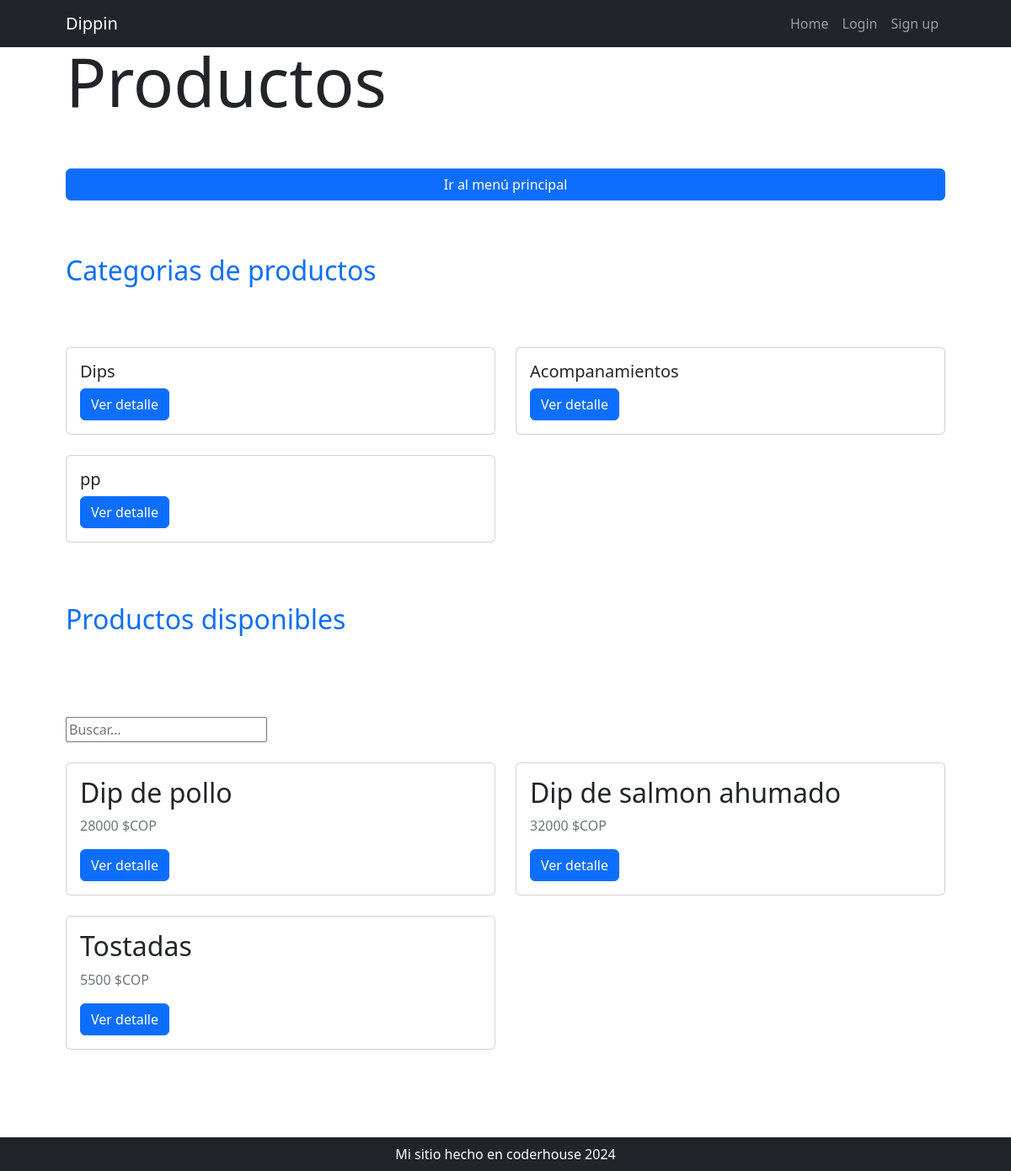
Page /producto/home/ on the earlier database version.
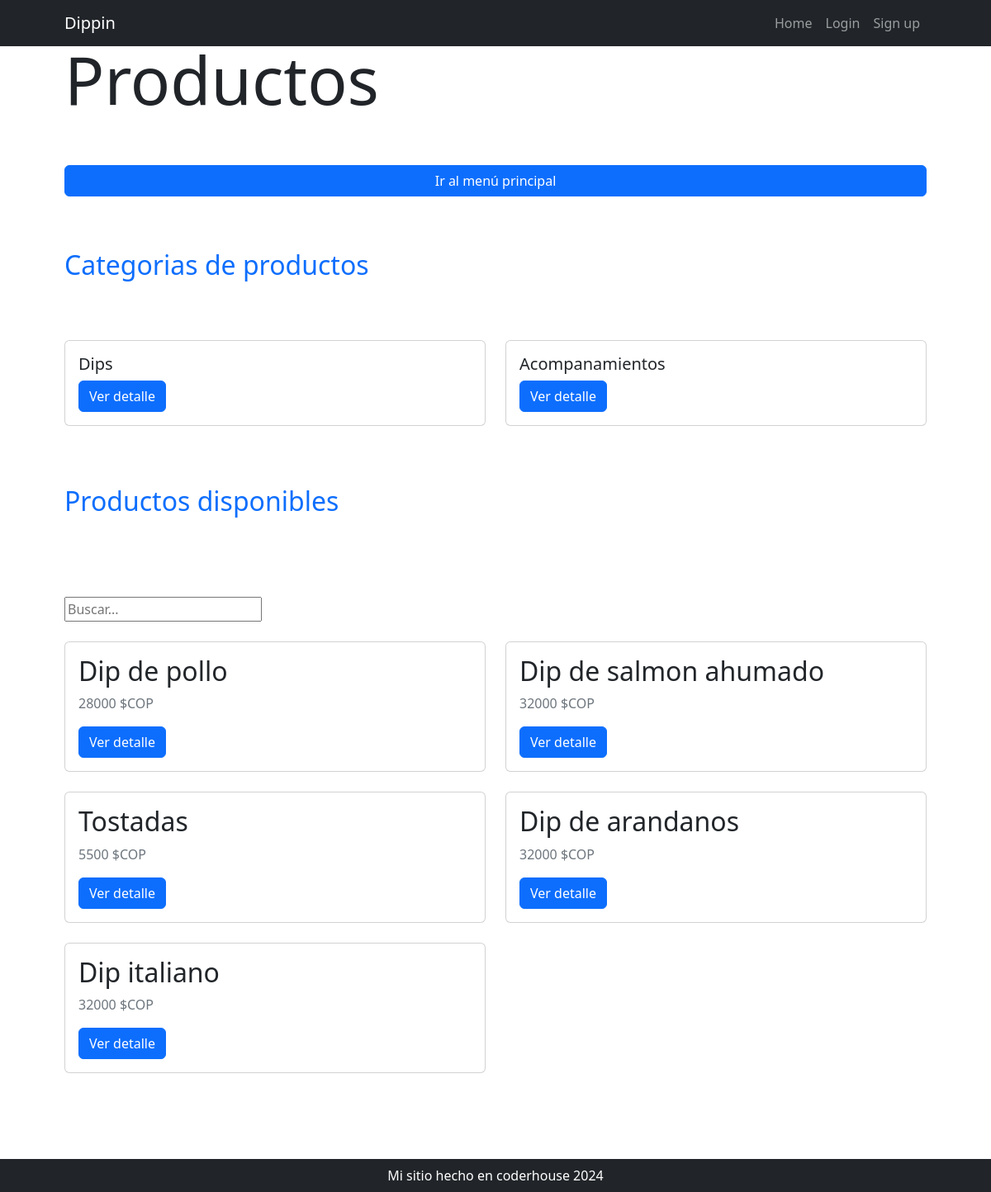
Same page on the later database version.
### producto/models.py (models this page shows, shortened)
class ProductoCategoria(models.Model):
    nombre = models.CharField(max_length=200, unique=True)
    descripcion = models.CharField(max_length=250, null=True, blank = True, verbose_name="descripcion")
    class Meta:
        verbose_name="categoria de productos"
        verbose_name_plural="categorias de productos"

class Producto(models.Model):
    categoria_producto = models.ForeignKey(ProductoCategoria, on_delete=models.SET_NULL, blank=True, null=True, verbose_name="Categoria de producto")
    nombre = models.CharField(max_length=200, unique=True)
    descripcion = models.CharField(max_length=250, null=True, blank = True, verbose_name="descripcion")
    precio = models.PositiveIntegerField()
    stock_disponible=models.FloatField(default=0)
    imagen = models.ImageField(upload_to="imagenes/", null=True, blank=True)
    fecha_actualizacion = models.DateField(null=True, blank=True, default=timezone.now, editable=False, verbose_name="Fecha de actualizacion")
    class Meta:
        verbose_name="producto"
        verbose_name_plural="productos"

### producto/views.py (the view)
# urls.py: path("home/", views.home, name="home"),
def home(request):
    consulta_productos = request.GET.get("consulta_productos", None)
    if consulta_productos:
        print(consulta_productos)
        query = models.Producto.objects.filter(nombre__icontains=consulta_productos)
    else:
        query = models.Producto.objects.all()
    consulta_categorias = models.ProductoCategoria.objects.all()
    context = {"categorias":consulta_categorias, "productos":query}
    return render(request, "producto/index.html", context)

### producto/templates/producto/index.html (shortened to what this page needs)
{% extends 'core/base.html' %}
{% block titulo %}
{% include 'core/components/titulo1.html' with titulo="Productos" %}
{% endblock titulo %}
{% block contenido %}
<div class="d-flex flex-column">
    <a href="{% url 'core:home' %}" class="btn btn-primary mb-3">Ir al menú principal</a>
</div>
<div class="row align-items-center my-5">
    <h1 class="pb-lg-3 text-primary fs-2">
        Categorias de productos
    </h1>
</div>
<div class="row row-cols-1 row-cols-md-2">
    {% for categoria in categorias %}
        <div class="col mb-4">
            <div class="card">
                <div class="card-body">
                    <h5 class="card-title">{{ categoria.nombre }}</h5>
                    <a href="{% url 'producto:categoria_detail' categoria.id %}" class="btn btn-primary ">Ver detalle</a>
                </div>
            </div>
        </div>
    {% endfor %}
</div>
<div class="row align-items-center my-5">
    <h1 class="pb-lg-3 text-primary fs-2">
        Productos disponibles
    </h1>
</div>
<div class="py-lg-4">
    <form action="{% url 'producto:home' %}" method="get">
        <input type="text" name="consulta_productos" placeholder="Buscar...">
    </form>
</div>
<div class="row row-cols-1 row-cols-md-2">
    {% for producto in productos %}
        <div class="col mb-4">
            <div class="card">
                <div class="card-body">
                    <h2 class="card-title">{{ producto.nombre }}</h2>
                    <p class="card-text text-muted">{{ producto.precio }} $COP</p>
                    <a href="{% url 'producto:producto_detail' producto.id %}" class="btn btn-primary ">Ver detalle</a>
                </div>
            </div>
        </div>
    {% endfor %}
</div>
<div class="row align-items-center my-5">
    <h1 class="pb-lg-3 text-primary fs-2">
    </h1>
</div>
{% endblock contenido %}

Differences in the rows shown:
removed ProductoCategoria: nombre "pp"
added Producto: nombre "Dip de arandanos", precio "32000"
added Producto: nombre "Dip italiano", precio "32000"
